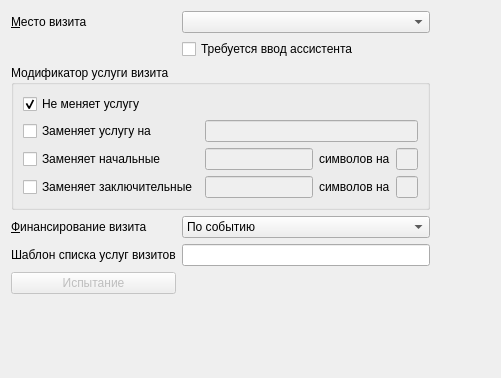
         <widget class="QWidget" name="scrollAreaWidgetContents_3">
          <property name="geometry">
           <rect>
            <x>0</x>
            <y>0</y>
            <width>501</width>
            <height>378</height>
           </rect>
          </property>
          <layout class="QGridLayout" name="gridLayout_17">
           <item row="0" column="0">
            <widget class="QLabel" name="lblScene">
             <property name="text">
              <string>&amp;Место визита</string>
             </property>
             <property name="buddy">
              <cstring>cmbScene</cstring>
             </property>
            </widget>
           </item>
           <item row="0" column="1">
            <widget class="CRBComboBox" name="cmbScene">
             <property name="sizeAdjustPolicy">
              <enum>QComboBox::AdjustToMinimumContentsLength</enum>
             </property>
            </widget>
           </item>
           <item row="1" column="1">
            <widget class="QCheckBox" name="chkHasVisitAssistant">
             <property name="text">
              <string>Требуется ввод ассистента</string>
             </property>
            </widget>
           </item>
           <item row="2" column="0" colspan="2">
            <widget class="QGroupBox" name="grpVisitServiceModifier">
             <property name="title">
              <string>Модификатор услуги визита</string>
             </property>
             <layout class="QGridLayout" name="gridLayout_5">
              <item row="3" column="0">
               <widget class="QCheckBox" name="chkModifyTailService">
                <property name="text">
                 <string>Заменяет заключительные</string>
                </property>
               </widget>
              </item>
              <item row="3" column="3">
               <widget class="QLineEdit" name="edtModifyTailService">
                <property name="enabled">
                 <bool>false</bool>
                </property>
               </widget>
              </item>
              <item row="2" column="0">
               <widget class="QCheckBox" name="chkModifyHeadService">
                <property name="text">
                 <string>Заменяет начальные</string>
                </property>
               </widget>
              </item>
              <item row="2" column="2">
               <widget class="QLabel" name="label">
                <property name="text">
                 <string>символов на</string>
                </property>
               </widget>
              </item>
              <item row="3" column="1">
               <widget class="QLineEdit" name="edtModifyTailService_N">
                <property name="enabled">
                 <bool>false</bool>
                </property>
                <property name="sizePolicy">
                 <sizepolicy hsizetype="Minimum" vsizetype="Fixed">
                  <horstretch>0</horstretch>
                  <verstretch>0</verstretch>
                 </sizepolicy>
                </property>
                <property name="inputMask">
                 <string>90; </string>
                </property>
               </widget>
              </item>
              <item row="3" column="2">
               <widget class="QLabel" name="label_2">
                <property name="text">
                 <string>символов на</string>
                </property>
               </widget>
              </item>
              <item row="1" column="0">
               <widget class="QCheckBox" name="chkReplaceService">
                <property name="text">
                 <string>Заменяет услугу на</string>
                </property>
               </widget>
              </item>
              <item row="1" column="1" colspan="3">
               <widget class="QLineEdit" name="edtReplaceService">
                <property name="enabled">
                 <bool>false</bool>
                </property>
               </widget>
              </item>
              <item row="0" column="0" colspan="4">
               <widget class="QCheckBox" name="chkNoModifyService">
                <property name="text">
                 <string>Не меняет услугу</string>
                </property>
                <property name="checked">
                 <bool>true</bool>
                </property>
               </widget>
              </item>
              <item row="2" column="1">
               <widget class="QLineEdit" name="edtModifyHeadService_N">
                <property name="enabled">
                 <bool>false</bool>
                </property>
                <property name="sizePolicy">
                 <sizepolicy hsizetype="Minimum" vsizetype="Fixed">
                  <horstretch>0</horstretch>
                  <verstretch>0</verstretch>
                 </sizepolicy>
                </property>
                <property name="inputMask">
                 <string>90; </string>
                </property>
               </widget>
              </item>
              <item row="2" column="3">
               <widget class="QLineEdit" name="edtModifyHeadService">
                <property name="enabled">
                 <bool>false</bool>
                </property>
               </widget>
              </item>
             </layout>
            </widget>
           </item>
           <item row="3" column="0">
            <widget class="QLabel" name="lblVisitFinance">
             <property name="text">
              <string>&amp;Финансирование визита</string>
             </property>
             <property name="buddy">
              <cstring>cmbVisitFinance</cstring>
             </property>
            </widget>
           </item>
           <item row="3" column="1">
            <widget class="QComboBox" name="cmbVisitFinance">
             <item>
              <property name="text">
               <string>По событию</string>
              </property>
             </item>
             <item>
              <property name="text">
               <string>По врачу</string>
              </property>
             </item>
            </widget>
           </item>
           <item row="3" column="2">
            <spacer name="horizontalSpacer_2">
             <property name="orientation">
              <enum>Qt::Horizontal</enum>
             </property>
             <property name="sizeHint" stdset="0">
              <size>
               <width>397</width>
               <height>20</height>
              </size>
             </property>
            </spacer>
           </item>
           <item row="4" column="0">
            <widget class="QLabel" name="lblVisitServiceFilter">
             <property name="text">
              <string>Шаблон списка услуг визитов</string>
             </property>
             <property name="buddy">
              <cstring>edtVisitServiceFilter</cstring>
             </property>
            </widget>
           </item>
           <item row="4" column="1">
            <widget class="QLineEdit" name="edtVisitServiceFilter">
             <property name="toolTip">
              <string/>
             </property>
             <property name="statusTip">
              <string/>
             </property>
            </widget>
           </item>
           <item row="4" column="2">
            <spacer name="horizontalSpacer_8">
             <property name="orientation">
              <enum>Qt::Horizontal</enum>
             </property>
             <property name="sizeHint" stdset="0">
              <size>
               <width>397</width>
               <height>20</height>
              </size>
             </property>
            </spacer>
           </item>
           <item row="5" column="0">
            <widget class="QPushButton" name="btnVisitServiceFilterTest">
             <property name="enabled">
              <bool>false</bool>
             </property>
             <property name="text">
              <string>Испытание</string>
             </property>
            </widget>
           </item>
           <item row="6" column="0">
            <spacer name="verticalSpacer_2">
             <property name="orientation">
              <enum>Qt::Vertical</enum>
             </property>
             <property name="sizeHint" stdset="0">
              <size>
               <width>20</width>
               <height>146</height>
              </size>
             </property>
            </spacer>
           </item>
          </layout>
         </widget>
